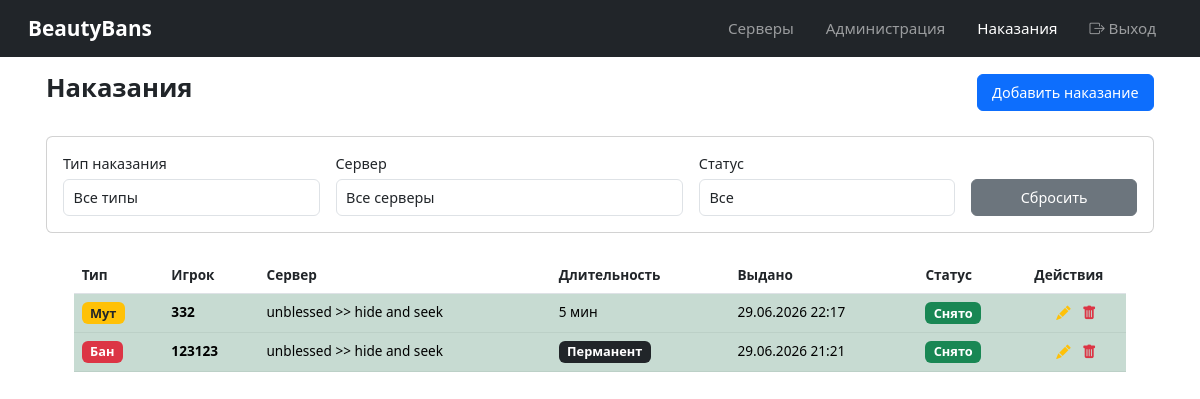
Page /punishments/ (signed in) on the committed database.
### punishments/models.py (models this page shows, shortened)
class Punishment(models.Model):
    PUNISHMENT_TYPES = [
        ('ban', 'Бан'),
        ('mute', 'Мут'),
        ('gag', 'Гаг'),
    ]
    punishment_type = models.CharField(max_length=8, choices=PUNISHMENT_TYPES)
    target_steam_id = models.CharField(max_length=64)
    target_name = models.CharField(max_length=64)
    target_ip = models.GenericIPAddressField(null=True, blank=True, help_text='IP адрес игрока')
    ban_subnet = models.BooleanField(default=False, help_text='Банить всю подсеть')
    reason = models.TextField()
    admin = models.ForeignKey(Admin, on_delete=models.SET_NULL, null=True, blank=True, related_name='punishments_issued')
    server = models.ForeignKey(Server, on_delete=models.CASCADE, related_name='punishments')
    duration = models.IntegerField(help_text='Длительность в минутах (0 = перманент)')
    issued_at = models.DateTimeField(auto_now_add=True)
    expires_at = models.DateTimeField(null=True, blank=True)
    is_active = models.BooleanField(default=True)
    unbanned_by = models.ForeignKey(Admin, on_delete=models.SET_NULL, null=True, blank=True, related_name='punishments_removed')
    unban_reason = models.TextField(blank=True)
    class Meta:
        verbose_name = 'Punishment'
        verbose_name_plural = 'Punishments'
        ordering = ['-issued_at']

### servers/models.py (models this page shows, shortened)
class Server(models.Model):
    GAME_CHOICES = [
        ('cs16', 'Counter-Strike 1.6'),
        ('cs2', 'Counter-Strike 2'),
    ]
    name = models.CharField(max_length=64)
    ip = models.GenericIPAddressField()
    port = models.IntegerField(default=27015)
    rcon_password = models.CharField(max_length=128, blank=True, default='')
    game_type = models.CharField(max_length=8, choices=GAME_CHOICES, default='cs16')
    token = models.UUIDField(default=uuid.uuid4, editable=False, unique=True)
    is_active = models.BooleanField(default=True)
    is_verified = models.BooleanField(default=False, help_text='Верифицирован через API плагина')
    created_at = models.DateTimeField(auto_now_add=True)
    class Meta:
        verbose_name = 'Server'
        verbose_name_plural = 'Servers'

### punishments/views.py (the view)
# urls.py: path('', views.punishments_list, name='list'),
@login_required
def punishments_list(request):
    punishments = Punishment.objects.all().select_related('admin', 'server', 'unbanned_by')
    punishment_type_filter = request.GET.get('type')
    server_filter = request.GET.get('server')
    status_filter = request.GET.get('status')
    if punishment_type_filter:
        punishments = punishments.filter(punishment_type=punishment_type_filter)
    if server_filter:
        punishments = punishments.filter(server_id=server_filter)
    if status_filter == 'active':
        punishments = punishments.filter(is_active=True)
    elif status_filter == 'inactive':
        punishments = punishments.filter(is_active=False)
    servers = Server.objects.all().order_by('name')
    context = {
        'punishments': punishments,
        'servers': servers,
        'selected_type': punishment_type_filter,
        'selected_server': server_filter,
        'selected_status': status_filter,
    }
    return render(request, 'punishments/list.html', context)

### punishments/templates/punishments/list.html (shortened to what this page needs)
{% extends 'base.html' %}
{% block content %}
<div class="d-flex justify-content-between align-items-center mb-4">
    <h1>Наказания</h1>
    <a href="{% url 'punishments:add' %}" class="btn btn-primary">Добавить наказание</a>
</div>
<div class="card mb-4">
    <div class="card-body">
        <form method="get" class="row g-3">
            <div class="col-md-3">
                <label class="form-label">Тип наказания</label>
                <select name="type" class="form-control" onchange="this.form.submit()">
                    <option value="">Все типы</option>
                </select>
            </div>
            <div class="col-md-4">
                <label class="form-label">Сервер</label>
                <select name="server" class="form-control" onchange="this.form.submit()">
                    <option value="">Все серверы</option>
                </select>
            </div>
            <div class="col-md-3">
                <label class="form-label">Статус</label>
                <select name="status" class="form-control" onchange="this.form.submit()">
                    <option value="">Все</option>
                </select>
            </div>
            <div class="col-md-2 d-flex align-items-end">
                <a href="{% url 'punishments:list' %}" class="btn btn-secondary w-100">Сбросить</a>
            </div>
        </form>
    </div>
</div>
{% if punishments %}
<div class="table-responsive">
    <table class="table table-striped">
        <thead>
            <tr>
                <th>Тип</th>
                <th>Игрок</th>
                <th>Сервер</th>
                <th>Длительность</th>
                <th>Выдано</th>
                <th>Статус</th>
                <th width="100">Действия</th>
            </tr>
        </thead>
        <tbody>
            {% for punishment in punishments %}
            <tr class="clickable-row {% if not punishment.is_active %}table-success{% endif %}" data-punishment-id="{{ punishment.pk }}">
                <td>
                    {% if punishment.punishment_type == 'ban' %}
                    <span class="badge bg-danger">Бан</span>
                    {% elif punishment.punishment_type == 'mute' %}
                    <span class="badge bg-warning text-dark">Мут</span>
                    {% else %}
                    <span class="badge bg-info">Гаг</span>
                    {% endif %}
                </td>
                <td><strong>{{ punishment.target_name }}</strong></td>
                <td>{{ punishment.server.name }}</td>
                <td>
                    {% if punishment.duration == 0 %}
                    <span class="badge bg-dark">Перманент</span>
                    {% else %}
                    {{ punishment.duration }} мин
                    {% endif %}
                </td>
                <td>{{ punishment.issued_at|date:"d.m.Y H:i" }}</td>
                <td>
                    {% if punishment.is_active %}
                    <span class="badge bg-danger">Активно</span>
                    {% else %}
                    <span class="badge bg-success">Снято</span>
                    {% endif %}
                </td>
                <td>
                    <div class="d-flex flex-column align-items-center gap-1">
                        <div class="d-flex gap-2">
                            <a href="{% url 'punishments:edit' punishment.pk %}" class="action-icon text-warning" title="Редактировать">
                                <i class="bi bi-pencil-fill"></i>
                            </a>
                            <a href="{% url 'punishments:delete' punishment.pk %}" class="action-icon text-danger" title="Удалить">
                                <i class="bi bi-trash-fill"></i>
                            </a>
                        </div>
                    </div>
                </td>
            </tr>
            {% endfor %}
        </tbody>
    </table>
</div>
{% else %}
<div class="alert alert-info">
    Наказаний пока нет. <a href="{% url 'punishments:add' %}">Добавить первое наказание</a>
</div>
{% endif %}
{% endblock %}

### templates/base.html (style rules this page uses)
body { font-size: 14px; }
.btn { font-size: 0.9rem; padding: 0.4rem 0.9rem; }
.form-label { font-size: 0.9rem; font-weight: 500; margin-bottom: 0.3rem; }
.form-control, .form-select { font-size: 0.9rem; padding: 0.4rem 0.6rem; }
.table { font-size: 0.85rem; width: 95% !important; margin: 0 auto; }
.table-responsive { overflow-x: auto; }
.action-icon { font-size: 0.9rem; cursor: pointer; margin: 0 0.1rem; text-decoration: none; }
.card { border-radius: 0.4rem; max-width: 1200px; margin: 0 auto 1rem auto; }
.card-body { padding: 1rem; }
h1 { font-size: 1.6rem; font-weight: 600; text-align: center; }
.badge { font-size: 0.8rem; }
.clickable-row { cursor: pointer; }

### rows in the picture
Punishment: punishment_type "Мут", target_name "332", server.name "unblessed >> hide and seek", duration "5", issued_at "29.06.2026 22:17", is_active "Снято"
Punishment: punishment_type "Бан", target_name "123123", server.name "unblessed >> hide and seek", duration "Перманент", issued_at "29.06.2026 21:21", is_active "Снято"
